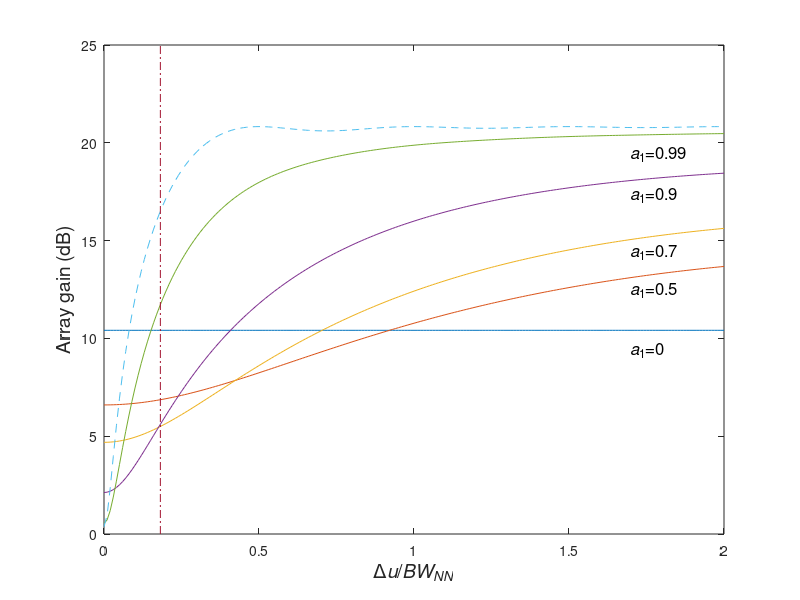

The MATLAB source for this figure: (Note: this script raises an error after producing the figure.)
%%%%%%%%%%%%%%%%%%%%%%%%%%%%%%%%
% Figure 6.28
%  K. Bell 7/25/01, 11/12/01
%%%%%%%%%%%%%%%%%%%%%%%%%%%%%%%%

clear all
close all

N = 11;
n = (-(N-1)/2:(N-1)/2)';
BWNN = 4/N;

a1= -[0 0.5 0.7 0.9 0.99];
na = size(a1,2);

phi = BWNN*(0.0:0.01:2);
ni = length(phi);

INR = 10^(10/10);
Ao = zeros(na,ni);
A1 = zeros(na,ni);
for m=1:na
    for i=1:ni
        vs = exp(j*pi*n*phi(i));
        rxx0 = 1/(1-abs(a1(m))^2);  % noise power
        r = [1+abs(a1(m))^2 a1(m) zeros(1,N-2)];
        c = [1+abs(a1(m))^2 a1(m) zeros(1,N-2)];
        Sxinv = toeplitz(c,r);
        Sxinv(1,1)=1;
        Sxinv(N,N) = 1;
        Sxn = inv(Sxinv)*INR/rxx0+eye(N);
        Sxninv = inv(Sxn);
        w = inv(vs'*Sxninv*vs)*Sxninv*vs;
        A1(m,i) = (1/real(w'*inv(Sxninv)*w))*(INR+1);
    end
end
vi = ones(N,1);
Sx = INR*vi*vi'+eye(N);
Sxinv = inv(Sx);
vs = exp(j*pi*n*phi);
rho_sq = abs(vs'*vi/N).^2;
A2 = N*((1+INR)/(1+N*INR))*(1+N*INR*(1-rho_sq));

h1=plot(phi/BWNN,10*log10(A1),'-');
xlabel('{\Delta}{\itu}/{\itBW}_{\itNN}','Fontsize',14)
ylabel('Array gain (dB)','Fontsize',14)
hold on
h2=plot(phi/BWNN,10*log10(A2),'--');

axis([0 2 0 25])

for m=1:na
    text(1.7, 10*log10(A1(m,ni-10))-1, ['{\ita}_{1}=' num2str(abs(a1(m)))],'Fontsize',12)
end

h3=plot([1 1]*BWNN/2,[0 25],'-.');
hold off
h=legend([h2 h1(1) h3],'Single plane wave','AR processes','First null',4);
set(h,'Fontsize',12)
set(gca,'XTick',[0:0.2:2])

INR = 10^(20/10);
Ao = zeros(na,ni);
A1 = zeros(na,ni);
for m=1:na
    for i=1:ni
        vs = exp(j*pi*n*phi(i));
        rxx0 = 1/(1-abs(a1(m))^2);  % noise power
        r = [1+abs(a1(m))^2 a1(m) zeros(1,N-2)];
        c = [1+abs(a1(m))^2 a1(m) zeros(1,N-2)];
        Sxinv = toeplitz(c,r);
        Sxinv(1,1)=1;
        Sxinv(N,N) = 1;
        Sxn = inv(Sxinv)*INR/rxx0+eye(N);
        Sxninv = inv(Sxn);
        w = inv(vs'*Sxninv*vs)*Sxninv*vs;
        A1(m,i) = (1/real(w'*inv(Sxninv)*w))*(INR+1);
    end
end
vi = ones(N,1);
Sx = INR*vi*vi'+eye(N);
Sxinv = inv(Sx);
vs = exp(j*pi*n*phi);
rho_sq = abs(vs'*vi/N).^2;
A2 = N*((1+INR)/(1+N*INR))*(1+N*INR*(1-rho_sq));

figure

h1=plot(phi/BWNN,10*log10(A1),'-');
xlabel('{\Delta}{\itu}/{\itBW}_{\itNN}','Fontsize',14)
ylabel('Array gain (dB)','Fontsize',14)
hold on
h2=plot(phi/BWNN,10*log10(A2),'--');

axis([0 2 0 35])

for m=1:na
    text(1.7, 10*log10(A1(m,ni-10))-1.5, ['{\ita}_{1}=' num2str(abs(a1(m)))],'Fontsize',12)
end

h3=plot([1 1]*BWNN/2,[0 35],'-.');
hold off
h=legend([h2 h1(1) h3],'Single plane wave','AR processes','First null',4);
set(h,'Fontsize',12)
set(gca,'XTick',[0:0.2:2])